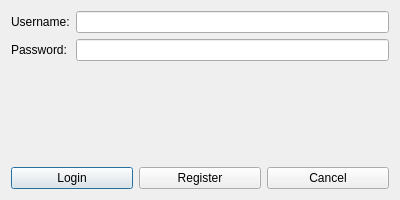
<?xml version="1.0" encoding="UTF-8"?>
<ui version="4.0">
 <class>LoginDialog</class>
 <widget class="QDialog" name="LoginDialog">
  <property name="geometry">
   <rect>
    <x>0</x>
    <y>0</y>
    <width>400</width>
    <height>200</height>
   </rect>
  </property>
  <property name="windowTitle">
   <string>ECN Login</string>
  </property>
  <layout class="QVBoxLayout" name="verticalLayout">
   <item>
    <layout class="QFormLayout" name="formLayout">
     <item row="0" column="0">
      <widget class="QLabel" name="usernameLabel">
       <property name="text">
        <string>Username:</string>
       </property>
      </widget>
     </item>
     <item row="0" column="1">
      <widget class="QLineEdit" name="usernameLineEdit"/>
     </item>
     <item row="1" column="0">
      <widget class="QLabel" name="passwordLabel">
       <property name="text">
        <string>Password:</string>
       </property>
      </widget>
     </item>
     <item row="1" column="1">
      <widget class="QLineEdit" name="passwordLineEdit">
       <property name="echoMode">
        <enum>QLineEdit::Password</enum>
       </property>
      </widget>
     </item>
    </layout>
   </item>
   <item>
    <layout class="QHBoxLayout" name="horizontalLayout">
     <item>
      <widget class="QPushButton" name="loginButton">
       <property name="text">
        <string>Login</string>
       </property>
      </widget>
     </item>
     <item>
      <widget class="QPushButton" name="registerButton">
       <property name="text">
        <string>Register</string>
       </property>
      </widget>
     </item>
     <item>
      <widget class="QPushButton" name="cancelButton">
       <property name="text">
        <string>Cancel</string>
       </property>
      </widget>
     </item>
    </layout>
   </item>
  </layout>
 </widget>
 <resources/>
 <connections/>
</ui> 
